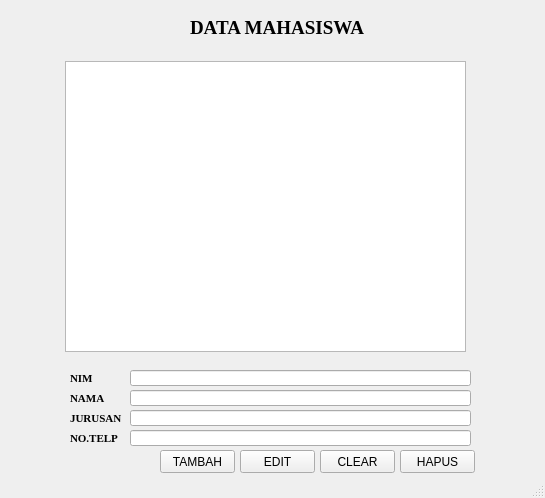
<?xml version="1.0" encoding="UTF-8"?>
<ui version="4.0">
 <class>MainWindow</class>
 <widget class="QMainWindow" name="MainWindow">
  <property name="geometry">
   <rect>
    <x>0</x>
    <y>0</y>
    <width>545</width>
    <height>498</height>
   </rect>
  </property>
  <property name="windowTitle">
   <string>MainWindow</string>
  </property>
  <widget class="QWidget" name="centralwidget">
   <widget class="QLabel" name="label">
    <property name="geometry">
     <rect>
      <x>190</x>
      <y>20</y>
      <width>181</width>
      <height>16</height>
     </rect>
    </property>
    <property name="font">
     <font>
      <family>Times New Roman</family>
      <pointsize>14</pointsize>
      <weight>75</weight>
      <bold>true</bold>
     </font>
    </property>
    <property name="text">
     <string>DATA MAHASISWA</string>
    </property>
   </widget>
   <widget class="QLabel" name="label_2">
    <property name="geometry">
     <rect>
      <x>70</x>
      <y>370</y>
      <width>41</width>
      <height>16</height>
     </rect>
    </property>
    <property name="font">
     <font>
      <family>Times New Roman</family>
      <pointsize>8</pointsize>
      <weight>75</weight>
      <bold>true</bold>
     </font>
    </property>
    <property name="text">
     <string>NIM</string>
    </property>
   </widget>
   <widget class="QLabel" name="label_3">
    <property name="geometry">
     <rect>
      <x>70</x>
      <y>410</y>
      <width>61</width>
      <height>16</height>
     </rect>
    </property>
    <property name="font">
     <font>
      <family>Times New Roman</family>
      <pointsize>8</pointsize>
      <weight>75</weight>
      <bold>true</bold>
     </font>
    </property>
    <property name="text">
     <string>JURUSAN</string>
    </property>
   </widget>
   <widget class="QLabel" name="label_4">
    <property name="geometry">
     <rect>
      <x>70</x>
      <y>430</y>
      <width>51</width>
      <height>16</height>
     </rect>
    </property>
    <property name="font">
     <font>
      <family>Times New Roman</family>
      <pointsize>8</pointsize>
      <weight>75</weight>
      <bold>true</bold>
     </font>
    </property>
    <property name="text">
     <string>NO.TELP</string>
    </property>
   </widget>
   <widget class="QLabel" name="label_5">
    <property name="geometry">
     <rect>
      <x>70</x>
      <y>390</y>
      <width>41</width>
      <height>16</height>
     </rect>
    </property>
    <property name="font">
     <font>
      <family>Times New Roman</family>
      <pointsize>8</pointsize>
      <weight>75</weight>
      <bold>true</bold>
     </font>
    </property>
    <property name="text">
     <string>NAMA</string>
    </property>
   </widget>
   <widget class="QLineEdit" name="lineEdit">
    <property name="geometry">
     <rect>
      <x>130</x>
      <y>370</y>
      <width>341</width>
      <height>16</height>
     </rect>
    </property>
   </widget>
   <widget class="QLineEdit" name="lineEdit_2">
    <property name="geometry">
     <rect>
      <x>130</x>
      <y>390</y>
      <width>341</width>
      <height>16</height>
     </rect>
    </property>
   </widget>
   <widget class="QLineEdit" name="lineEdit_3">
    <property name="geometry">
     <rect>
      <x>130</x>
      <y>410</y>
      <width>341</width>
      <height>16</height>
     </rect>
    </property>
   </widget>
   <widget class="QLineEdit" name="lineEdit_4">
    <property name="geometry">
     <rect>
      <x>130</x>
      <y>430</y>
      <width>341</width>
      <height>16</height>
     </rect>
    </property>
   </widget>
   <widget class="QPushButton" name="pushButton">
    <property name="geometry">
     <rect>
      <x>400</x>
      <y>450</y>
      <width>75</width>
      <height>23</height>
     </rect>
    </property>
    <property name="text">
     <string>HAPUS</string>
    </property>
   </widget>
   <widget class="QPushButton" name="pushButton_2">
    <property name="geometry">
     <rect>
      <x>320</x>
      <y>450</y>
      <width>75</width>
      <height>23</height>
     </rect>
    </property>
    <property name="text">
     <string>CLEAR</string>
    </property>
   </widget>
   <widget class="QPushButton" name="pushButton_3">
    <property name="geometry">
     <rect>
      <x>240</x>
      <y>450</y>
      <width>75</width>
      <height>23</height>
     </rect>
    </property>
    <property name="text">
     <string>EDIT</string>
    </property>
   </widget>
   <widget class="QPushButton" name="pushButton_4">
    <property name="geometry">
     <rect>
      <x>160</x>
      <y>450</y>
      <width>75</width>
      <height>23</height>
     </rect>
    </property>
    <property name="text">
     <string>TAMBAH</string>
    </property>
   </widget>
   <widget class="QTableView" name="tableView">
    <property name="geometry">
     <rect>
      <x>65</x>
      <y>61</y>
      <width>401</width>
      <height>291</height>
     </rect>
    </property>
   </widget>
  </widget>
  <widget class="QStatusBar" name="statusbar"/>
 </widget>
 <resources/>
 <connections/>
</ui>
